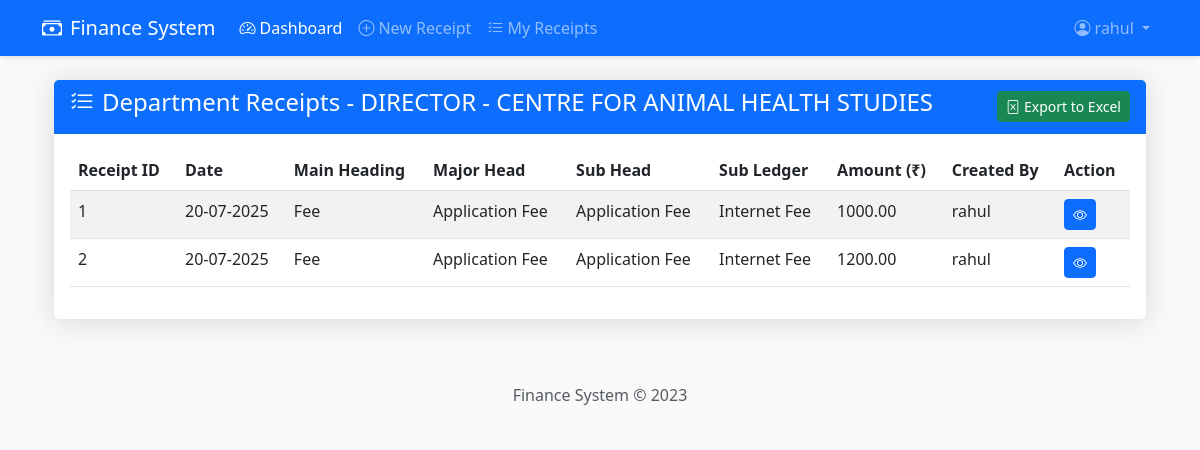
The app's page /receipts/view_all (signed in) with its own data.
### models.py (models this page shows, shortened)
class User(db.Model, UserMixin):
    __tablename__ = 'users'
    id = db.Column(db.Integer, primary_key=True)
    username = db.Column(db.String(80), unique=True, nullable=False)
    email = db.Column(db.String(120), unique=True, nullable=False)
    password_hash = db.Column(db.String(128))
    user_role = db.Column(db.String(20), default='user')
    is_global_admin = db.Column(db.Boolean, default=False)
    depart_code = db.Column(db.String(10), db.ForeignKey('departments.depart_code'))
    created_at = db.Column(db.DateTime, default=datetime.utcnow)
    department = db.relationship('Department', backref='users')

class Department(db.Model):
    __tablename__ = 'departments'
    depart_code = db.Column(db.String(20), primary_key=True)
    depart_name = db.Column(db.String(100), nullable=False)

class Receipt(db.Model):
    __tablename__ = 'receipts'
    receipt_id = db.Column(db.Integer, primary_key=True)
    user_id = db.Column(db.Integer, db.ForeignKey('users.id'), nullable=False)
    depart_code = db.Column(db.String(20), db.ForeignKey('departments.depart_code'), nullable=False)
    main_heading = db.Column(db.String(100), nullable=False)
    major_head = db.Column(db.String(100), nullable=False)
    sub_head = db.Column(db.String(100), nullable=False)
    sub_ledger = db.Column(db.String(100), nullable=False)
    amount = db.Column(db.Float, nullable=False)
    date = db.Column(db.DateTime, default=datetime.utcnow)
    user = db.relationship('User', backref=db.backref('receipts', lazy=True))
    department = db.relationship('Department', backref=db.backref('receipts', lazy=True))

### routes/receipt_routes.py (the view)
@receipt_bp.route('/view_all')
@login_required
def view_all():
    receipts = Receipt.query.filter_by(depart_code=current_user.department.depart_code).all()
    return render_template('receipts/view_all.html', receipts=receipts)

### templates/receipts/view_all.html (shortened to what this page needs)
{% extends "base.html" %}
{% block content %}
<div class="container-fluid mt-4">
    <div class="card">
        <div class="card-header bg-primary text-white">
            <div class="d-flex justify-content-between align-items-center">
                <h4><i class="bi bi-list-check me-2"></i>Department Receipts - {{ current_user.department.depart_name }}</h4>
                <div>
                    <button id="exportExcel" class="btn btn-success btn-sm">
                        <i class="bi bi-file-excel me-1"></i>Export to Excel
                    </button>
                </div>
            </div>
        </div>
        <div class="card-body">
            <div class="table-responsive" style="max-height: 70vh; overflow-y: auto;">
                <table class="table table-striped table-hover" id="receiptsTable">
                    <thead class="sticky-top bg-light">
                        <tr>
                            <th>Receipt ID</th>
                            <th>Date</th>
                            <th>Main Heading</th>
                            <th>Major Head</th>
                            <th>Sub Head</th>
                            <th>Sub Ledger</th>
                            <th>Amount (₹)</th>
                            <th>Created By</th>
                            <th>Action</th>
                        </tr>
                    </thead>
                    <tbody>
                        {% for receipt in receipts %}
                        <tr>
                            <td>{{ receipt.receipt_id }}</td>
                            <td>{{ receipt.date.strftime('%d-%m-%Y') }}</td>
                            <td>{{ receipt.main_heading }}</td>
                            <td>{{ receipt.major_head }}</td>
                            <td>{{ receipt.sub_head }}</td>
                            <td>{{ receipt.sub_ledger }}</td>
                            <td>{{ "%.2f"|format(receipt.amount) }}</td>
                            <td>{{ receipt.user.username }}</td>
                            <td>
                                <a href="{{ url_for('receipt.view', receipt_id=receipt.receipt_id) }}"
                                   class="btn btn-sm btn-primary" title="View">
                                    <i class="bi bi-eye"></i>
                                </a>
                            </td>
                        </tr>
                        {% else %}
                        <tr>
                            <td colspan="9" class="text-center">No receipts found in your department</td>
                        </tr>
                        {% endfor %}
                    </tbody>
                </table>
            </div>
        </div>
    </div>
</div>
{% endblock %}

### templates/base.html (shortened to what this page needs)
<!DOCTYPE html>
<html lang="en">
<head>
    <link href="https://cdn.jsdelivr.net/npm/bootstrap@5.3.0/dist/css/bootstrap.min.css" rel="stylesheet">
    <link rel="stylesheet" href="https://cdn.jsdelivr.net/npm/bootstrap-icons@1.10.0/font/bootstrap-icons.css">
</head>
<body>
    <nav class="navbar navbar-expand-lg navbar-dark bg-primary">
        <div class="container">
            <a class="navbar-brand" href="#">
                <i class="bi bi-cash-stack me-2"></i>Finance System
            </a>
            <div class="collapse navbar-collapse" id="navbarNav">
                <ul class="navbar-nav me-auto">
                    {% if current_user.is_authenticated %}
                        {% if current_user.user_role == 'admin' %}
                            <li class="nav-item">
                                <a class="nav-link" href="{{ url_for('admin.admin_dashboard') }}">
                                    <i class="bi bi-speedometer2 me-1"></i>Dashboard
                                </a>
                            </li>
                            <li class="nav-item">
                                <a class="nav-link" href="{{ url_for('admin.manage_users') }}">
                                    <i class="bi bi-people me-1"></i>Users
                                </a>
                            </li>
                        {% else %}
                            <li class="nav-item">
                                <a class="nav-link active" href="{{ url_for('user.user_dashboard') }}">
                                    <i class="bi bi-speedometer2 me-1"></i>Dashboard
                                </a>
                            </li>
                            <li class="nav-item">
                                <a class="nav-link" href="{{ url_for('receipt.create') }}">
                                    <i class="bi bi-plus-circle me-1"></i>New Receipt
                                </a>
                            </li>
                            <li class="nav-item">
                                <a class="nav-link" href="{{ url_for('receipt.view_all') }}">
                                    <i class="bi bi-list-check me-1"></i>My Receipts
                                </a>
                            </li>
                        {% endif %}
                    {% endif %}
                </ul>
                <ul class="navbar-nav">
                    {% if current_user.is_authenticated %}
                        <li class="nav-item dropdown">
                            <a class="nav-link dropdown-toggle" href="#" id="navbarDropdown" role="button" data-bs-toggle="dropdown">
                                <i class="bi bi-person-circle me-1"></i>{{ current_user.username }}
                            </a>
                        </li>
                    {% else %}
                        <li class="nav-item">
                            <a class="nav-link" href="{{ url_for('auth.login') }}">
                                <i class="bi bi-box-arrow-in-right me-1"></i>Login
                            </a>
                        </li>
                    {% endif %}
                </ul>
            </div>
        </div>
    </nav>
    <div class="container mt-4">
        {% block content %}{% endblock %}
    </div>
    <footer class="mt-5 py-3 bg-light">
        <div class="container text-center">
            <span class="text-muted">Finance System &copy; 2023</span>
        </div>
    </footer>
</body>
</html>

### templates/base.html (style rules this page uses)
body { background-color: #f8f9fa; }
.navbar { box-shadow: 0 2px 4px rgba(0,0,0,.1); }
.card { box-shadow: 0 0.15rem 1.75rem 0 rgba(33, 40, 50, 0.15); border: none; border-radius: 0.35rem; }
.card-header { background-color: #f8f9fa; border-bottom: 1px solid rgba(33, 40, 50, 0.125); font-weight: 600; }

### records on screen
User: username "rahul"
Department: department.depart_name "DIRECTOR - CENTRE FOR ANIMAL HEALTH STUDIES"
Receipt: receipt_id "1", date "20-07-2025", main_heading "Fee", major_head "Application Fee", sub_head "Application Fee", sub_ledger "Internet Fee", amount "1000.00", user.username "rahul"
Receipt: receipt_id "2", date "20-07-2025", main_heading "Fee", major_head "Application Fee", sub_head "Application Fee", sub_ledger "Internet Fee", amount "1200.00", user.username "rahul"
